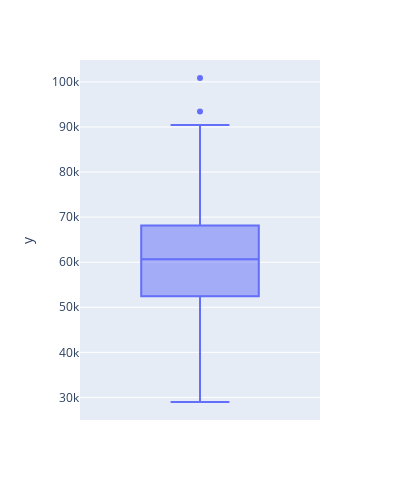

The notebook cell this image was saved under:
### Code cell
px.box( y= lck_spring_team_df['totalgold'], width=400, height=500 )
# 게임시간이 매우 긴 경기 totalgold 비약적으로 증가
# 따라서 15diff 지표로 확인하는것이 적절

### Figure 1 — Plotly figure (JSON) as saved in the notebook; plotly's stock layout.template omitted (floating-point values rounded to 4 significant figures; data arrays with more than 128 entries replaced by an {"elided": "..."} marker saying what was removed)
{"data": [{"alignmentgroup": "True", "hovertemplate": "y=%{y}<extra></extra>", "legendgroup": "", "marker": {"color": "#636efa"}, "name": "", "notched": false, "offsetgroup": "", "orientation": "v", "showlegend": false, "type": "box", "x0": " ", "xaxis": "x", "y": {"elided": "424 int values"}, "y0": " ", "yaxis": "y"}], "layout": {"boxmode": "group", "height": 500, "legend": {"tracegroupgap": 0}, "margin": {"t": 60}, "width": 400, "xaxis": {"anchor": "y", "domain": [0, 1]}, "yaxis": {"anchor": "x", "domain": [0, 1], "title": {"text": "y"}}}}
